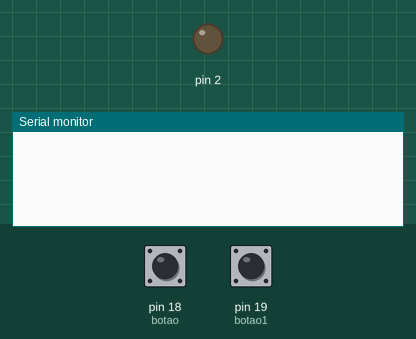
A sketch run on a simulated Arduino Uno, built with avr-gcc and run on an emulated ATmega328P. Shown: output pins drawn as LEDs (lit = HIGH), the last lines printed to the serial monitor. Inputs (shaded band) come from the test bench; at power-on: pin 18 (botao) HIGH, pin 19 (botao1) HIGH.

Above: at 1.2 s.
1.3 s: pin 18 (botao) pulled LOW for 0.15 s
At 2.6 s:
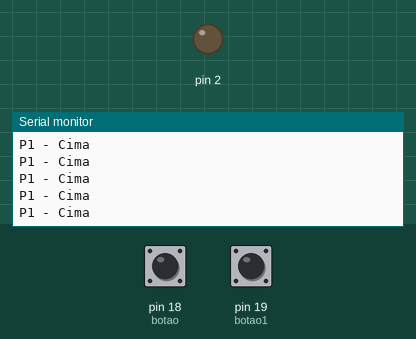
2.9 s: pin 19 (botao1) pulled LOW for 0.15 s
At 4.1 s:
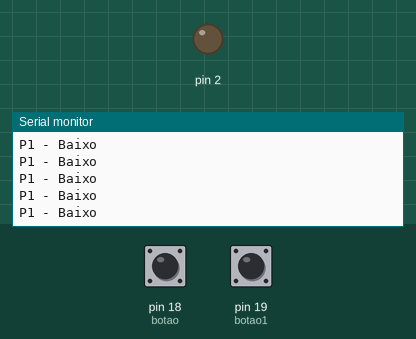
4.5 s: pin 18 (botao) driven LOW and pin 19 (botao1) driven LOW
At 5.2 s:
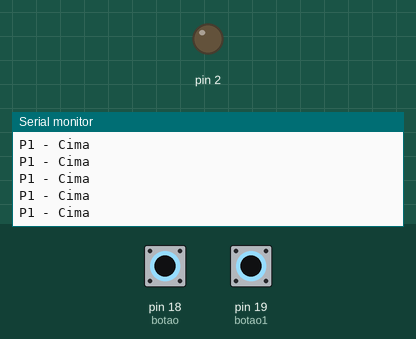
7.5 s: pin 18 (botao) driven HIGH
At 8.4 s:
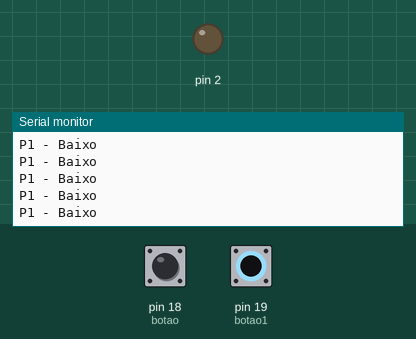

Measured:
- after the input at 1.3 s, the serial monitor: prints a new line at once (image 1)
- after the input at 2.9 s, the serial monitor: prints a new line at once (image 2)
- after the input at 7.5 s, the serial monitor: prints a new line after 0.08 s (image 4)

The sketch:

sketch_february19b.ino
```cpp
int botao = 18;
int botao1 = 19;

void setup() {
// put your setup code here, to run once:
    Serial.begin(9600);
    pinMode(2, OUTPUT);
    pinMode(botao, INPUT_PULLUP);
    pinMode(botao1, INPUT_PULLUP);
}

void loop() {
// put your main code here, to run repeatedly:
    if(digitalRead(botao) == LOW){
        Serial.println("P1 - Cima");
    }else if(digitalRead(botao1) == LOW){
        Serial.println("P1 - Baixo");
    }
}
```
